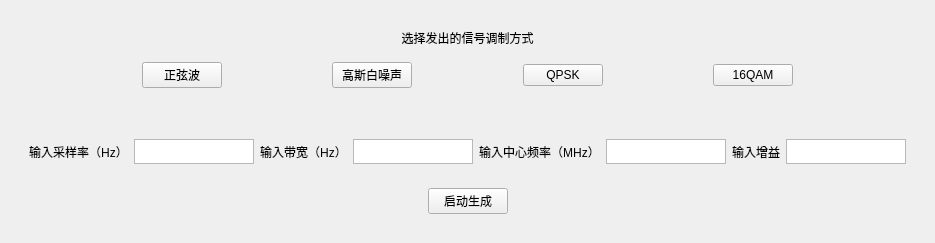
         <widget class="QWidget" name="page_4">
          <layout class="QVBoxLayout" name="verticalLayout_10">
           <item>
            <widget class="QWidget" name="widget_4" native="true">
             <layout class="QVBoxLayout" name="verticalLayout_6">
              <item>
               <widget class="QWidget" name="widget_6" native="true">
                <layout class="QVBoxLayout" name="verticalLayout_11">
                 <item>
                  <widget class="QLabel" name="label_13">
                   <property name="enabled">
                    <bool>true</bool>
                   </property>
                   <property name="sizePolicy">
                    <sizepolicy hsizetype="Maximum" vsizetype="Maximum">
                     <horstretch>0</horstretch>
                     <verstretch>0</verstretch>
                    </sizepolicy>
                   </property>
                   <property name="maximumSize">
                    <size>
                     <width>14000000</width>
                     <height>10000000</height>
                    </size>
                   </property>
                   <property name="text">
                    <string>选择发出的信号调制方式</string>
                   </property>
                   <property name="alignment">
                    <set>Qt::AlignCenter</set>
                   </property>
                  </widget>
                 </item>
                 <item>
                  <widget class="QWidget" name="widget_7" native="true">
                   <layout class="QHBoxLayout" name="horizontalLayout_6">
                    <item>
                     <spacer name="horizontalSpacer_8">
                      <property name="orientation">
                       <enum>Qt::Horizontal</enum>
                      </property>
                      <property name="sizeHint" stdset="0">
                       <size>
                        <width>40</width>
                        <height>20</height>
                       </size>
                      </property>
                     </spacer>
                    </item>
                    <item>
                     <widget class="QPushButton" name="pushButton_2">
                      <property name="text">
                       <string>正弦波</string>
                      </property>
                     </widget>
                    </item>
                    <item>
                     <spacer name="horizontalSpacer_9">
                      <property name="orientation">
                       <enum>Qt::Horizontal</enum>
                      </property>
                      <property name="sizeHint" stdset="0">
                       <size>
                        <width>40</width>
                        <height>20</height>
                       </size>
                      </property>
                     </spacer>
                    </item>
                    <item>
                     <widget class="QPushButton" name="pushButton_3">
                      <property name="text">
                       <string>高斯白噪声</string>
                      </property>
                     </widget>
                    </item>
                    <item>
                     <spacer name="horizontalSpacer_10">
                      <property name="orientation">
                       <enum>Qt::Horizontal</enum>
                      </property>
                      <property name="sizeHint" stdset="0">
                       <size>
                        <width>40</width>
                        <height>20</height>
                       </size>
                      </property>
                     </spacer>
                    </item>
                    <item>
                     <widget class="QPushButton" name="pushButton_4">
                      <property name="text">
                       <string>QPSK</string>
                      </property>
                     </widget>
                    </item>
                    <item>
                     <spacer name="horizontalSpacer_11">
                      <property name="orientation">
                       <enum>Qt::Horizontal</enum>
                      </property>
                      <property name="sizeHint" stdset="0">
                       <size>
                        <width>40</width>
                        <height>20</height>
                       </size>
                      </property>
                     </spacer>
                    </item>
                    <item>
                     <widget class="QPushButton" name="pushButton_5">
                      <property name="text">
                       <string>16QAM</string>
                      </property>
                     </widget>
                    </item>
                    <item>
                     <spacer name="horizontalSpacer_12">
                      <property name="orientation">
                       <enum>Qt::Horizontal</enum>
                      </property>
                      <property name="sizeHint" stdset="0">
                       <size>
                        <width>40</width>
                        <height>20</height>
                       </size>
                      </property>
                     </spacer>
                    </item>
                   </layout>
                  </widget>
                 </item>
                </layout>
               </widget>
              </item>
             </layout>
            </widget>
           </item>
           <item>
            <widget class="QWidget" name="widget_5" native="true">
             <layout class="QVBoxLayout" name="verticalLayout_13">
              <item>
               <widget class="QWidget" name="widget_9" native="true">
                <layout class="QHBoxLayout" name="horizontalLayout_7">
                 <item>
                  <widget class="QLabel" name="label_14">
                   <property name="maximumSize">
                    <size>
                     <width>16777215</width>
                     <height>25</height>
                    </size>
                   </property>
                   <property name="text">
                    <string>输入采样率（Hz）</string>
                   </property>
                   <property name="alignment">
                    <set>Qt::AlignCenter</set>
                   </property>
                  </widget>
                 </item>
                 <item>
                  <widget class="QTextEdit" name="textEdit">
                   <property name="sizePolicy">
                    <sizepolicy hsizetype="Maximum" vsizetype="Maximum">
                     <horstretch>0</horstretch>
                     <verstretch>0</verstretch>
                    </sizepolicy>
                   </property>
                   <property name="maximumSize">
                    <size>
                     <width>120</width>
                     <height>25</height>
                    </size>
                   </property>
                  </widget>
                 </item>
                 <item>
                  <widget class="QLabel" name="label_15">
                   <property name="maximumSize">
                    <size>
                     <width>16777215</width>
                     <height>25</height>
                    </size>
                   </property>
                   <property name="text">
                    <string>输入带宽（Hz）</string>
                   </property>
                   <property name="alignment">
                    <set>Qt::AlignCenter</set>
                   </property>
                  </widget>
                 </item>
                 <item>
                  <widget class="QTextEdit" name="textEdit_2">
                   <property name="sizePolicy">
                    <sizepolicy hsizetype="Maximum" vsizetype="Maximum">
                     <horstretch>0</horstretch>
                     <verstretch>0</verstretch>
                    </sizepolicy>
                   </property>
                   <property name="maximumSize">
                    <size>
                     <width>120</width>
                     <height>25</height>
                    </size>
                   </property>
                  </widget>
                 </item>
                 <item>
                  <widget class="QLabel" name="label_16">
                   <property name="maximumSize">
                    <size>
                     <width>16777215</width>
                     <height>25</height>
                    </size>
                   </property>
                   <property name="text">
                    <string>输入中心频率（MHz）</string>
                   </property>
                   <property name="alignment">
                    <set>Qt::AlignCenter</set>
                   </property>
                  </widget>
                 </item>
                 <item>
                  <widget class="QTextEdit" name="textEdit_3">
                   <property name="sizePolicy">
                    <sizepolicy hsizetype="Maximum" vsizetype="Maximum">
                     <horstretch>0</horstretch>
                     <verstretch>0</verstretch>
                    </sizepolicy>
                   </property>
                   <property name="maximumSize">
                    <size>
                     <width>120</width>
                     <height>25</height>
                    </size>
                   </property>
                  </widget>
                 </item>
                 <item>
                  <widget class="QLabel" name="label_17">
                   <property name="maximumSize">
                    <size>
                     <width>16777215</width>
                     <height>25</height>
                    </size>
                   </property>
                   <property name="text">
                    <string>输入增益</string>
                   </property>
                   <property name="alignment">
                    <set>Qt::AlignCenter</set>
                   </property>
                  </widget>
                 </item>
                 <item>
                  <widget class="QTextEdit" name="textEdit_4">
                   <property name="sizePolicy">
                    <sizepolicy hsizetype="Maximum" vsizetype="Maximum">
                     <horstretch>0</horstretch>
                     <verstretch>0</verstretch>
                    </sizepolicy>
                   </property>
                   <property name="maximumSize">
                    <size>
                     <width>120</width>
                     <height>25</height>
                    </size>
                   </property>
                  </widget>
                 </item>
                </layout>
               </widget>
              </item>
              <item>
               <widget class="QWidget" name="widget_10" native="true">
                <layout class="QHBoxLayout" name="horizontalLayout_8">
                 <item>
                  <spacer name="horizontalSpacer_14">
                   <property name="orientation">
                    <enum>Qt::Horizontal</enum>
                   </property>
                   <property name="sizeHint" stdset="0">
                    <size>
                     <width>40</width>
                     <height>20</height>
                    </size>
                   </property>
                  </spacer>
                 </item>
                 <item>
                  <widget class="QPushButton" name="pushButton_6">
                   <property name="text">
                    <string>启动生成</string>
                   </property>
                  </widget>
                 </item>
                 <item>
                  <spacer name="horizontalSpacer_13">
                   <property name="orientation">
                    <enum>Qt::Horizontal</enum>
                   </property>
                   <property name="sizeHint" stdset="0">
                    <size>
                     <width>40</width>
                     <height>20</height>
                    </size>
                   </property>
                  </spacer>
                 </item>
                </layout>
               </widget>
              </item>
             </layout>
            </widget>
           </item>
          </layout>
         </widget>
